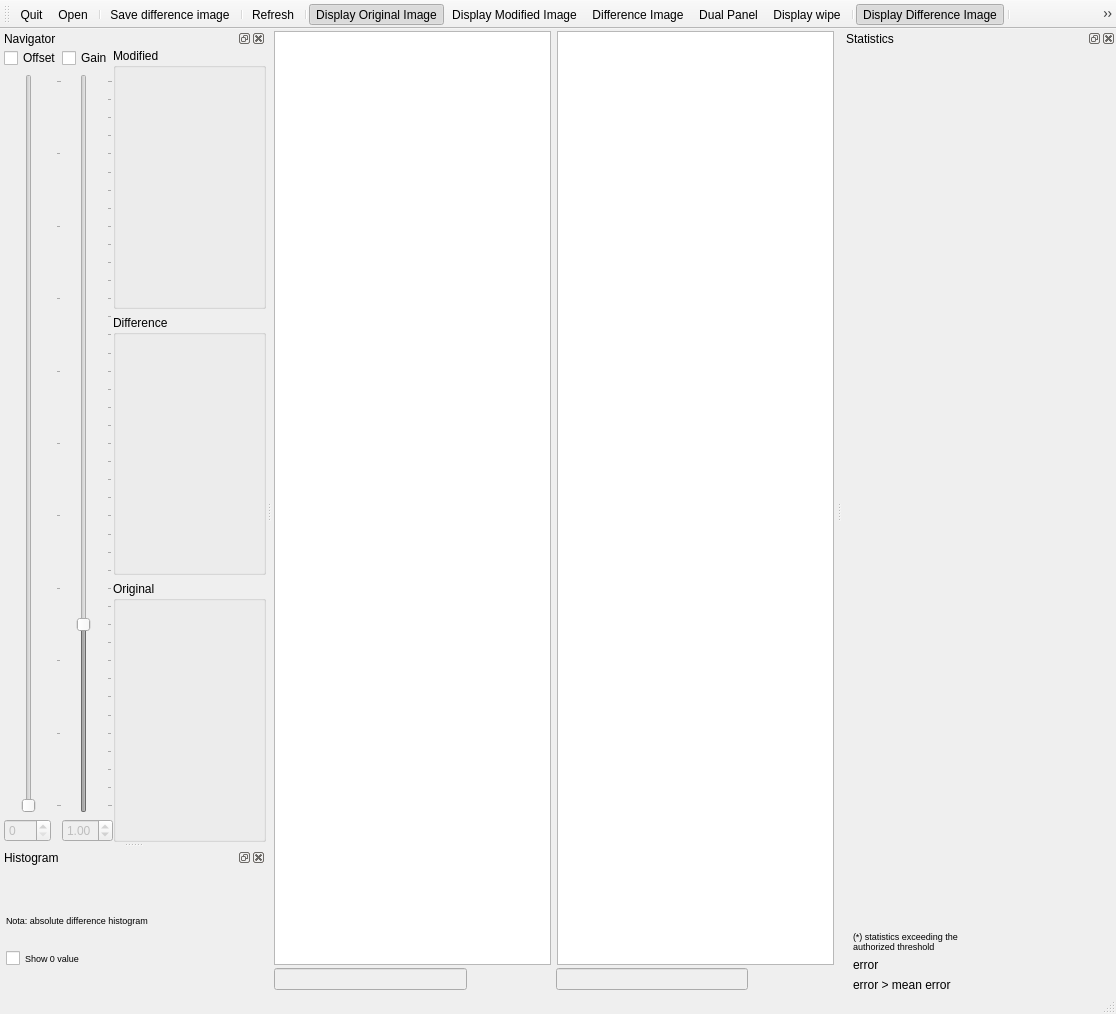
<?xml version="1.0" encoding="UTF-8"?>
<ui version="4.0">
 <class>DiffImgWindowClass</class>
 <widget class="QMainWindow" name="DiffImgWindowClass">
  <property name="geometry">
   <rect>
    <x>0</x>
    <y>0</y>
    <width>1116</width>
    <height>1014</height>
   </rect>
  </property>
  <property name="mouseTracking">
   <bool>false</bool>
  </property>
  <property name="acceptDrops">
   <bool>true</bool>
  </property>
  <property name="windowTitle">
   <string>diffimg</string>
  </property>
  <property name="windowIcon">
   <iconset resource="../res/diffimg.qrc">
    <normaloff>:/diffimg/diffimg.png</normaloff>:/diffimg/diffimg.png</iconset>
  </property>
  <property name="styleSheet">
   <string notr="true"/>
  </property>
  <widget class="QWidget" name="centralWidget">
   <layout class="QVBoxLayout" name="verticalLayout">
    <property name="spacing">
     <number>3</number>
    </property>
    <property name="sizeConstraint">
     <enum>QLayout::SetDefaultConstraint</enum>
    </property>
    <property name="leftMargin">
     <number>1</number>
    </property>
    <property name="topMargin">
     <number>1</number>
    </property>
    <property name="rightMargin">
     <number>1</number>
    </property>
    <property name="bottomMargin">
     <number>1</number>
    </property>
    <item>
     <widget class="QStackedWidget" name="stackedWidget">
      <property name="currentIndex">
       <number>0</number>
      </property>
      <widget class="QWidget" name="pageDual">
       <layout class="QGridLayout" name="gridLayout_2">
        <property name="leftMargin">
         <number>1</number>
        </property>
        <property name="topMargin">
         <number>1</number>
        </property>
        <property name="rightMargin">
         <number>1</number>
        </property>
        <property name="bottomMargin">
         <number>1</number>
        </property>
        <property name="spacing">
         <number>3</number>
        </property>
        <item row="0" column="0" colspan="6">
         <layout class="QHBoxLayout" name="horizontalLayout" stretch="0,0">
          <property name="spacing">
           <number>6</number>
          </property>
          <item>
           <widget class="ImageView" name="graphicsView1">
            <property name="sizePolicy">
             <sizepolicy hsizetype="Expanding" vsizetype="Expanding">
              <horstretch>0</horstretch>
              <verstretch>0</verstretch>
             </sizepolicy>
            </property>
           </widget>
          </item>
          <item>
           <widget class="ImageView" name="graphicsView2">
            <property name="sizePolicy">
             <sizepolicy hsizetype="Expanding" vsizetype="Expanding">
              <horstretch>0</horstretch>
              <verstretch>0</verstretch>
             </sizepolicy>
            </property>
           </widget>
          </item>
         </layout>
        </item>
        <item row="1" column="0">
         <widget class="QLineEdit" name="lineEditComment1">
          <property name="enabled">
           <bool>false</bool>
          </property>
          <property name="toolTip">
           <string>Image comment</string>
          </property>
          <property name="text">
           <string/>
          </property>
         </widget>
        </item>
        <item row="1" column="1">
         <widget class="QPushButton" name="pushButtonValidComment1">
          <property name="enabled">
           <bool>false</bool>
          </property>
          <property name="text">
           <string/>
          </property>
          <property name="icon">
           <iconset resource="../res/diffimg.qrc">
            <normaloff>:/diffimg/check2.png</normaloff>:/diffimg/check2.png</iconset>
          </property>
          <property name="flat">
           <bool>true</bool>
          </property>
         </widget>
        </item>
        <item row="1" column="2">
         <widget class="QPushButton" name="pushButtonClearComment1">
          <property name="toolTip">
           <string>Clear comment</string>
          </property>
          <property name="text">
           <string/>
          </property>
          <property name="icon">
           <iconset resource="../res/diffimg.qrc">
            <normaloff>:/diffimg/delete.png</normaloff>:/diffimg/delete.png</iconset>
          </property>
          <property name="flat">
           <bool>true</bool>
          </property>
         </widget>
        </item>
        <item row="1" column="3">
         <widget class="QLineEdit" name="lineEditComment2">
          <property name="enabled">
           <bool>false</bool>
          </property>
          <property name="toolTip">
           <string>Image comment</string>
          </property>
          <property name="text">
           <string/>
          </property>
         </widget>
        </item>
        <item row="1" column="4">
         <widget class="QPushButton" name="pushButtonValidComment2">
          <property name="enabled">
           <bool>false</bool>
          </property>
          <property name="text">
           <string/>
          </property>
          <property name="icon">
           <iconset resource="../res/diffimg.qrc">
            <normaloff>:/diffimg/check2.png</normaloff>:/diffimg/check2.png</iconset>
          </property>
          <property name="flat">
           <bool>true</bool>
          </property>
         </widget>
        </item>
        <item row="1" column="5">
         <widget class="QPushButton" name="pushButtonClearComment2">
          <property name="toolTip">
           <string>Clear comment</string>
          </property>
          <property name="text">
           <string/>
          </property>
          <property name="icon">
           <iconset resource="../res/diffimg.qrc">
            <normaloff>:/diffimg/delete.png</normaloff>:/diffimg/delete.png</iconset>
          </property>
          <property name="flat">
           <bool>true</bool>
          </property>
         </widget>
        </item>
       </layout>
      </widget>
      <widget class="QWidget" name="pageWipe">
       <layout class="QGridLayout" name="gridLayout_6">
        <property name="leftMargin">
         <number>1</number>
        </property>
        <property name="topMargin">
         <number>1</number>
        </property>
        <property name="rightMargin">
         <number>1</number>
        </property>
        <property name="bottomMargin">
         <number>1</number>
        </property>
        <property name="spacing">
         <number>3</number>
        </property>
        <item row="0" column="1">
         <widget class="ImageView" name="graphicsViewWipe"/>
        </item>
       </layout>
      </widget>
     </widget>
    </item>
   </layout>
  </widget>
  <widget class="QToolBar" name="mainToolBar">
   <property name="windowTitle">
    <string>Main toolbar</string>
   </property>
   <property name="orientation">
    <enum>Qt::Horizontal</enum>
   </property>
   <attribute name="toolBarArea">
    <enum>TopToolBarArea</enum>
   </attribute>
   <attribute name="toolBarBreak">
    <bool>false</bool>
   </attribute>
   <addaction name="actionQuit"/>
   <addaction name="actionOpen"/>
   <addaction name="separator"/>
   <addaction name="actionSaveDifference"/>
   <addaction name="separator"/>
   <addaction name="actionRefresh"/>
   <addaction name="separator"/>
   <addaction name="actionImage1"/>
   <addaction name="actionImage2"/>
   <addaction name="actionDifferenceImage"/>
   <addaction name="actionDualPanel"/>
   <addaction name="actionDisplayWipe"/>
   <addaction name="separator"/>
   <addaction name="actionDifferenceMask"/>
   <addaction name="separator"/>
   <addaction name="actionShowComment"/>
   <addaction name="actionFitToWindow"/>
   <addaction name="actionFullResolution"/>
   <addaction name="actionPrev"/>
   <addaction name="actionNext"/>
   <addaction name="separator"/>
   <addaction name="actionPreferences"/>
   <addaction name="actionAbout"/>
   <addaction name="actionHelp"/>
   <addaction name="separator"/>
   <addaction name="actionShowDocks"/>
  </widget>
  <widget class="QStatusBar" name="statusBar"/>
  <widget class="QDockWidget" name="dockWidgetNavigator">
   <property name="minimumSize">
    <size>
     <width>266</width>
     <height>402</height>
    </size>
   </property>
   <property name="floating">
    <bool>false</bool>
   </property>
   <property name="features">
    <set>QDockWidget::AllDockWidgetFeatures</set>
   </property>
   <property name="windowTitle">
    <string>Navigator</string>
   </property>
   <attribute name="dockWidgetArea">
    <number>1</number>
   </attribute>
   <widget class="QWidget" name="dockWidgetContents">
    <property name="sizePolicy">
     <sizepolicy hsizetype="Preferred" vsizetype="Preferred">
      <horstretch>0</horstretch>
      <verstretch>0</verstretch>
     </sizepolicy>
    </property>
    <layout class="QHBoxLayout" name="horizontalLayout_3">
     <property name="spacing">
      <number>0</number>
     </property>
     <property name="leftMargin">
      <number>4</number>
     </property>
     <property name="topMargin">
      <number>0</number>
     </property>
     <property name="rightMargin">
      <number>0</number>
     </property>
     <property name="bottomMargin">
      <number>0</number>
     </property>
     <item>
      <layout class="QVBoxLayout" name="verticalLayout_3">
       <item>
        <widget class="QCheckBox" name="checkBoxOffset">
         <property name="text">
          <string>Offset</string>
         </property>
        </widget>
       </item>
       <item>
        <widget class="QSlider" name="sliderOffset">
         <property name="enabled">
          <bool>false</bool>
         </property>
         <property name="sizePolicy">
          <sizepolicy hsizetype="Minimum" vsizetype="Expanding">
           <horstretch>0</horstretch>
           <verstretch>0</verstretch>
          </sizepolicy>
         </property>
         <property name="minimum">
          <number>0</number>
         </property>
         <property name="maximum">
          <number>100</number>
         </property>
         <property name="orientation">
          <enum>Qt::Vertical</enum>
         </property>
         <property name="invertedControls">
          <bool>false</bool>
         </property>
         <property name="tickPosition">
          <enum>QSlider::TicksBelow</enum>
         </property>
         <property name="tickInterval">
          <number>10</number>
         </property>
        </widget>
       </item>
       <item>
        <widget class="QDoubleSpinBox" name="doubleSpinBoxOffset">
         <property name="enabled">
          <bool>false</bool>
         </property>
         <property name="sizePolicy">
          <sizepolicy hsizetype="Maximum" vsizetype="Fixed">
           <horstretch>0</horstretch>
           <verstretch>0</verstretch>
          </sizepolicy>
         </property>
         <property name="decimals">
          <number>0</number>
         </property>
         <property name="minimum">
          <double>0.000000000000000</double>
         </property>
         <property name="maximum">
          <double>100.000000000000000</double>
         </property>
         <property name="singleStep">
          <double>1.000000000000000</double>
         </property>
        </widget>
       </item>
      </layout>
     </item>
     <item>
      <layout class="QVBoxLayout" name="verticalLayout_5">
       <item>
        <widget class="QCheckBox" name="checkBoxGain">
         <property name="sizePolicy">
          <sizepolicy hsizetype="Preferred" vsizetype="Fixed">
           <horstretch>0</horstretch>
           <verstretch>0</verstretch>
          </sizepolicy>
         </property>
         <property name="text">
          <string>Gain</string>
         </property>
        </widget>
       </item>
       <item>
        <widget class="QSlider" name="sliderGain">
         <property name="enabled">
          <bool>false</bool>
         </property>
         <property name="sizePolicy">
          <sizepolicy hsizetype="Minimum" vsizetype="Expanding">
           <horstretch>0</horstretch>
           <verstretch>0</verstretch>
          </sizepolicy>
         </property>
         <property name="minimum">
          <number>0</number>
         </property>
         <property name="maximum">
          <number>400</number>
         </property>
         <property name="singleStep">
          <number>1</number>
         </property>
         <property name="value">
          <number>100</number>
         </property>
         <property name="orientation">
          <enum>Qt::Vertical</enum>
         </property>
         <property name="invertedControls">
          <bool>false</bool>
         </property>
         <property name="tickPosition">
          <enum>QSlider::TicksBelow</enum>
         </property>
         <property name="tickInterval">
          <number>10</number>
         </property>
        </widget>
       </item>
       <item>
        <widget class="QDoubleSpinBox" name="doubleSpinBoxGain">
         <property name="enabled">
          <bool>false</bool>
         </property>
         <property name="sizePolicy">
          <sizepolicy hsizetype="Maximum" vsizetype="Fixed">
           <horstretch>0</horstretch>
           <verstretch>0</verstretch>
          </sizepolicy>
         </property>
         <property name="maximum">
          <double>4.000000000000000</double>
         </property>
         <property name="singleStep">
          <double>0.100000000000000</double>
         </property>
         <property name="value">
          <double>1.000000000000000</double>
         </property>
        </widget>
       </item>
      </layout>
     </item>
     <item>
      <layout class="QVBoxLayout" name="verticalLayout_4">
       <item>
        <layout class="QVBoxLayout" name="verticalLayout_2">
         <item>
          <widget class="QGroupBox" name="groupBox_5">
           <property name="sizePolicy">
            <sizepolicy hsizetype="Ignored" vsizetype="Ignored">
             <horstretch>0</horstretch>
             <verstretch>0</verstretch>
            </sizepolicy>
           </property>
           <property name="styleSheet">
            <string notr="true"> QPushButton:flat {
     border: none; /* no border for a flat push button */
 }
</string>
           </property>
           <property name="title">
            <string>Modified</string>
           </property>
           <layout class="QGridLayout" name="gridLayout_5">
            <property name="leftMargin">
             <number>0</number>
            </property>
            <property name="topMargin">
             <number>0</number>
            </property>
            <property name="rightMargin">
             <number>0</number>
            </property>
            <property name="bottomMargin">
             <number>0</number>
            </property>
            <item row="0" column="0">
             <widget class="QPushButton" name="pushButtonFile2">
              <property name="sizePolicy">
               <sizepolicy hsizetype="Preferred" vsizetype="Preferred">
                <horstretch>0</horstretch>
                <verstretch>0</verstretch>
               </sizepolicy>
              </property>
              <property name="text">
               <string/>
              </property>
              <property name="icon">
               <iconset resource="../res/diffimg.qrc">
                <normaloff>:/diffimg/modified.png</normaloff>:/diffimg/modified.png</iconset>
              </property>
              <property name="iconSize">
               <size>
                <width>48</width>
                <height>48</height>
               </size>
              </property>
              <property name="checkable">
               <bool>true</bool>
              </property>
              <property name="flat">
               <bool>true</bool>
              </property>
             </widget>
            </item>
           </layout>
          </widget>
         </item>
         <item>
          <widget class="QGroupBox" name="groupBox">
           <property name="sizePolicy">
            <sizepolicy hsizetype="Ignored" vsizetype="Ignored">
             <horstretch>0</horstretch>
             <verstretch>0</verstretch>
            </sizepolicy>
           </property>
           <property name="styleSheet">
            <string notr="true"> QPushButton:flat {
     border: none; /* no border for a flat push button */
 }
</string>
           </property>
           <property name="title">
            <string>Difference</string>
           </property>
           <property name="checked">
            <bool>false</bool>
           </property>
           <layout class="QGridLayout" name="gridLayout_4">
            <item row="2" column="0">
             <widget class="QPushButton" name="pushButtonDifference">
              <property name="sizePolicy">
               <sizepolicy hsizetype="Preferred" vsizetype="Preferred">
                <horstretch>0</horstretch>
                <verstretch>0</verstretch>
               </sizepolicy>
              </property>
              <property name="text">
               <string/>
              </property>
              <property name="icon">
               <iconset resource="../res/diffimg.qrc">
                <normaloff>:/diffimg/diffimg.png</normaloff>:/diffimg/diffimg.png</iconset>
              </property>
              <property name="iconSize">
               <size>
                <width>48</width>
                <height>48</height>
               </size>
              </property>
              <property name="shortcut">
               <string>Return</string>
              </property>
              <property name="checkable">
               <bool>true</bool>
              </property>
              <property name="flat">
               <bool>true</bool>
              </property>
             </widget>
            </item>
           </layout>
          </widget>
         </item>
         <item>
          <widget class="QGroupBox" name="groupBox_4">
           <property name="sizePolicy">
            <sizepolicy hsizetype="Ignored" vsizetype="Ignored">
             <horstretch>0</horstretch>
             <verstretch>0</verstretch>
            </sizepolicy>
           </property>
           <property name="styleSheet">
            <string notr="true"> QPushButton:flat {
     border: none; /* no border for a flat push button */
 }
</string>
           </property>
           <property name="title">
            <string>Original</string>
           </property>
           <layout class="QGridLayout" name="gridLayout_3">
            <property name="leftMargin">
             <number>0</number>
            </property>
            <property name="topMargin">
             <number>0</number>
            </property>
            <property name="rightMargin">
             <number>0</number>
            </property>
            <property name="bottomMargin">
             <number>0</number>
            </property>
            <item row="0" column="0">
             <widget class="QPushButton" name="pushButtonFile1">
              <property name="sizePolicy">
               <sizepolicy hsizetype="Preferred" vsizetype="Preferred">
                <horstretch>0</horstretch>
                <verstretch>0</verstretch>
               </sizepolicy>
              </property>
              <property name="text">
               <string/>
              </property>
              <property name="icon">
               <iconset resource="../res/diffimg.qrc">
                <normaloff>:/diffimg/original.png</normaloff>:/diffimg/original.png</iconset>
              </property>
              <property name="iconSize">
               <size>
                <width>48</width>
                <height>48</height>
               </size>
              </property>
              <property name="checkable">
               <bool>true</bool>
              </property>
              <property name="flat">
               <bool>true</bool>
              </property>
             </widget>
            </item>
           </layout>
          </widget>
         </item>
        </layout>
       </item>
      </layout>
     </item>
    </layout>
   </widget>
  </widget>
  <widget class="QDockWidget" name="dockWidgetHistogram">
   <property name="styleSheet">
    <string notr="true"/>
   </property>
   <property name="windowTitle">
    <string>Histogram</string>
   </property>
   <attribute name="dockWidgetArea">
    <number>1</number>
   </attribute>
   <widget class="QWidget" name="dockWidgetContents_4">
    <layout class="QGridLayout" name="gridLayout_10">
     <property name="leftMargin">
      <number>6</number>
     </property>
     <property name="topMargin">
      <number>6</number>
     </property>
     <property name="rightMargin">
      <number>6</number>
     </property>
     <property name="bottomMargin">
      <number>6</number>
     </property>
     <item row="1" column="0">
      <widget class="QLabel" name="labelHist">
       <property name="sizePolicy">
        <sizepolicy hsizetype="Preferred" vsizetype="Fixed">
         <horstretch>0</horstretch>
         <verstretch>0</verstretch>
        </sizepolicy>
       </property>
       <property name="font">
        <font>
         <pointsize>7</pointsize>
        </font>
       </property>
       <property name="text">
        <string>Nota: absolute difference histogram</string>
       </property>
      </widget>
     </item>
     <item row="2" column="0">
      <widget class="QCheckBox" name="checkBoxShowHistoZero">
       <property name="font">
        <font>
         <pointsize>7</pointsize>
        </font>
       </property>
       <property name="text">
        <string>Show 0 value</string>
       </property>
      </widget>
     </item>
     <item row="0" column="0">
      <widget class="QwtPlot" name="widgetHisto">
       <property name="sizePolicy">
        <sizepolicy hsizetype="Preferred" vsizetype="Maximum">
         <horstretch>0</horstretch>
         <verstretch>0</verstretch>
        </sizepolicy>
       </property>
      </widget>
     </item>
    </layout>
   </widget>
  </widget>
  <widget class="QDockWidget" name="dockWidgetProperties">
   <property name="sizePolicy">
    <sizepolicy hsizetype="Preferred" vsizetype="Maximum">
     <horstretch>0</horstretch>
     <verstretch>0</verstretch>
    </sizepolicy>
   </property>
   <property name="minimumSize">
    <size>
     <width>274</width>
     <height>241</height>
    </size>
   </property>
   <property name="styleSheet">
    <string notr="true"/>
   </property>
   <property name="floating">
    <bool>true</bool>
   </property>
   <property name="features">
    <set>QDockWidget::AllDockWidgetFeatures</set>
   </property>
   <property name="windowTitle">
    <string>Statistics</string>
   </property>
   <attribute name="dockWidgetArea">
    <number>2</number>
   </attribute>
   <widget class="QWidget" name="dockWidgetContents_3">
    <layout class="QGridLayout" name="gridLayout">
     <property name="topMargin">
      <number>0</number>
     </property>
     <property name="bottomMargin">
      <number>0</number>
     </property>
     <item row="1" column="0" colspan="2">
      <widget class="PropertyWidget" name="widgetProperties" native="true">
       <property name="sizePolicy">
        <sizepolicy hsizetype="Preferred" vsizetype="Expanding">
         <horstretch>0</horstretch>
         <verstretch>0</verstretch>
        </sizepolicy>
       </property>
      </widget>
     </item>
     <item row="4" column="0">
      <widget class="QLabel" name="label_2">
       <property name="sizePolicy">
        <sizepolicy hsizetype="Preferred" vsizetype="Fixed">
         <horstretch>0</horstretch>
         <verstretch>0</verstretch>
        </sizepolicy>
       </property>
       <property name="toolTip">
        <string>red color: pixel with error &lt;= mean error</string>
       </property>
       <property name="text">
        <string>&lt;img src=&quot;:/diffimg/red.png&quot; /&gt; error</string>
       </property>
       <property name="textFormat">
        <enum>Qt::RichText</enum>
       </property>
      </widget>
     </item>
     <item row="5" column="0">
      <widget class="QLabel" name="label">
       <property name="sizePolicy">
        <sizepolicy hsizetype="Preferred" vsizetype="Fixed">
         <horstretch>0</horstretch>
         <verstretch>0</verstretch>
        </sizepolicy>
       </property>
       <property name="toolTip">
        <string>yellow color: pixel with error &gt;mean error</string>
       </property>
       <property name="text">
        <string>&lt;img src=&quot;:/diffimg/yellow.png&quot; /&gt; error &amp;gt; mean error</string>
       </property>
       <property name="textFormat">
        <enum>Qt::RichText</enum>
       </property>
       <property name="scaledContents">
        <bool>false</bool>
       </property>
      </widget>
     </item>
     <item row="0" column="1">
      <widget class="QLabel" name="labelCurrentMetric">
       <property name="sizePolicy">
        <sizepolicy hsizetype="Preferred" vsizetype="Fixed">
         <horstretch>0</horstretch>
         <verstretch>0</verstretch>
        </sizepolicy>
       </property>
       <property name="text">
        <string/>
       </property>
      </widget>
     </item>
     <item row="3" column="0">
      <widget class="QLabel" name="label_17">
       <property name="sizePolicy">
        <sizepolicy hsizetype="Preferred" vsizetype="Fixed">
         <horstretch>0</horstretch>
         <verstretch>0</verstretch>
        </sizepolicy>
       </property>
       <property name="font">
        <font>
         <pointsize>7</pointsize>
        </font>
       </property>
       <property name="text">
        <string>(*) statistics exceeding the authorized threshold</string>
       </property>
       <property name="wordWrap">
        <bool>true</bool>
       </property>
      </widget>
     </item>
     <item row="3" column="1" rowspan="3">
      <widget class="QLabel" name="labelSmiley">
       <property name="sizePolicy">
        <sizepolicy hsizetype="Preferred" vsizetype="Maximum">
         <horstretch>0</horstretch>
         <verstretch>0</verstretch>
        </sizepolicy>
       </property>
       <property name="text">
        <string/>
       </property>
       <property name="pixmap">
        <pixmap resource="../res/diffimg.qrc">:/diffimg/allgood.png</pixmap>
       </property>
       <property name="scaledContents">
        <bool>false</bool>
       </property>
       <property name="alignment">
        <set>Qt::AlignCenter</set>
       </property>
      </widget>
     </item>
    </layout>
   </widget>
  </widget>
  <action name="actionImage1">
   <property name="checkable">
    <bool>true</bool>
   </property>
   <property name="checked">
    <bool>true</bool>
   </property>
   <property name="icon">
    <iconset resource="../res/diffimg.qrc">
     <normaloff>:/diffimg/icon_original.png</normaloff>:/diffimg/icon_original.png</iconset>
   </property>
   <property name="text">
    <string>Display Original Image</string>
   </property>
   <property name="shortcut">
    <string>1</string>
   </property>
  </action>
  <action name="actionImage2">
   <property name="checkable">
    <bool>true</bool>
   </property>
   <property name="icon">
    <iconset resource="../res/diffimg.qrc">
     <normaloff>:/diffimg/icon_modified.png</normaloff>:/diffimg/icon_modified.png</iconset>
   </property>
   <property name="text">
    <string>Display Modified Image</string>
   </property>
   <property name="shortcut">
    <string>2</string>
   </property>
  </action>
  <action name="actionDifferenceMask">
   <property name="checkable">
    <bool>true</bool>
   </property>
   <property name="checked">
    <bool>true</bool>
   </property>
   <property name="enabled">
    <bool>true</bool>
   </property>
   <property name="icon">
    <iconset resource="../res/diffimg.qrc">
     <normaloff>:/diffimg/icon_diff.png</normaloff>:/diffimg/icon_diff.png</iconset>
   </property>
   <property name="text">
    <string>Display Difference Image</string>
   </property>
   <property name="shortcut">
    <string>D</string>
   </property>
  </action>
  <action name="actionQuit">
   <property name="icon">
    <iconset resource="../res/diffimg.qrc">
     <normaloff>:/diffimg/icon_quit.png</normaloff>:/diffimg/icon_quit.png</iconset>
   </property>
   <property name="text">
    <string>Quit</string>
   </property>
   <property name="shortcut">
    <string>Ctrl+Q</string>
   </property>
   <property name="menuRole">
    <enum>QAction::QuitRole</enum>
   </property>
  </action>
  <action name="actionFitToWindow">
   <property name="icon">
    <iconset resource="../res/diffimg.qrc">
     <normaloff>:/diffimg/icon_magfit.png</normaloff>:/diffimg/icon_magfit.png</iconset>
   </property>
   <property name="text">
    <string>Fit to window</string>
   </property>
  </action>
  <action name="actionFullResolution">
   <property name="icon">
    <iconset resource="../res/diffimg.qrc">
     <normaloff>:/diffimg/icon_mag1.png</normaloff>:/diffimg/icon_mag1.png</iconset>
   </property>
   <property name="text">
    <string>Full resolution</string>
   </property>
  </action>
  <action name="actionOpen">
   <property name="icon">
    <iconset resource="../res/diffimg.qrc">
     <normaloff>:/diffimg/icon_open.png</normaloff>:/diffimg/icon_open.png</iconset>
   </property>
   <property name="text">
    <string>Open</string>
   </property>
  </action>
  <action name="actionNext">
   <property name="icon">
    <iconset resource="../res/diffimg.qrc">
     <normaloff>:/diffimg/next.png</normaloff>:/diffimg/next.png</iconset>
   </property>
   <property name="text">
    <string>actionNext</string>
   </property>
   <property name="toolTip">
    <string>Next image</string>
   </property>
   <property name="statusTip">
    <string>Next image</string>
   </property>
   <property name="whatsThis">
    <string>Next image</string>
   </property>
   <property name="shortcut">
    <string>N</string>
   </property>
  </action>
  <action name="actionPrev">
   <property name="icon">
    <iconset resource="../res/diffimg.qrc">
     <normaloff>:/diffimg/prev.png</normaloff>:/diffimg/prev.png</iconset>
   </property>
   <property name="text">
    <string>Prev</string>
   </property>
   <property name="toolTip">
    <string>Previous image</string>
   </property>
   <property name="statusTip">
    <string>Previous image</string>
   </property>
   <property name="whatsThis">
    <string>Previous image</string>
   </property>
   <property name="shortcut">
    <string>P</string>
   </property>
  </action>
  <action name="actionDifferenceImage">
   <property name="checkable">
    <bool>true</bool>
   </property>
   <property name="icon">
    <iconset resource="../res/diffimg.qrc">
     <normaloff>:/diffimg/icon_difference.png</normaloff>:/diffimg/icon_difference.png</iconset>
   </property>
   <property name="text">
    <string>Difference Image</string>
   </property>
   <property name="shortcut">
    <string>3</string>
   </property>
  </action>
  <action name="actionDualPanel">
   <property name="checkable">
    <bool>true</bool>
   </property>
   <property name="checked">
    <bool>false</bool>
   </property>
   <property name="enabled">
    <bool>true</bool>
   </property>
   <property name="icon">
    <iconset resource="../res/diffimg.qrc">
     <normaloff>:/diffimg/window_split_hor.png</normaloff>:/diffimg/window_split_hor.png</iconset>
   </property>
   <property name="text">
    <string>Dual Panel</string>
   </property>
   <property name="shortcut">
    <string>Ctrl+D</string>
   </property>
  </action>
  <action name="actionAbout">
   <property name="icon">
    <iconset resource="../res/diffimg.qrc">
     <normaloff>:/diffimg/about.png</normaloff>:/diffimg/about.png</iconset>
   </property>
   <property name="text">
    <string>About</string>
   </property>
  </action>
  <action name="actionPreferences">
   <property name="icon">
    <iconset resource="../res/diffimg.qrc">
     <normaloff>:/diffimg/preferences.png</normaloff>:/diffimg/preferences.png</iconset>
   </property>
   <property name="text">
    <string>Preferences</string>
   </property>
  </action>
  <action name="actionRefresh">
   <property name="icon">
    <iconset resource="../res/diffimg.qrc">
     <normaloff>:/diffimg/refresh.png</normaloff>:/diffimg/refresh.png</iconset>
   </property>
   <property name="text">
    <string>Refresh</string>
   </property>
   <property name="shortcut">
    <string>R</string>
   </property>
  </action>
  <action name="actionHelp">
   <property name="icon">
    <iconset resource="../res/diffimg.qrc">
     <normaloff>:/diffimg/help.png</normaloff>:/diffimg/help.png</iconset>
   </property>
   <property name="text">
    <string>Help</string>
   </property>
   <property name="toolTip">
    <string>Online help</string>
   </property>
   <property name="shortcut">
    <string>F1</string>
   </property>
  </action>
  <action name="actionSaveDifference">
   <property name="icon">
    <iconset resource="../res/diffimg.qrc">
     <normaloff>:/diffimg/save.png</normaloff>:/diffimg/save.png</iconset>
   </property>
   <property name="text">
    <string>Save difference image</string>
   </property>
   <property name="toolTip">
    <string>Save difference image</string>
   </property>
  </action>
  <action name="actionShowComment">
   <property name="checkable">
    <bool>true</bool>
   </property>
   <property name="icon">
    <iconset resource="../res/diffimg.qrc">
     <normaloff>:/diffimg/comment.png</normaloff>:/diffimg/comment.png</iconset>
   </property>
   <property name="text">
    <string>Show comment</string>
   </property>
  </action>
  <action name="actionDisplayWipe">
   <property name="checkable">
    <bool>true</bool>
   </property>
   <property name="icon">
    <iconset resource="../res/diffimg.qrc">
     <normaloff>:/diffimg/wipe_effect.png</normaloff>:/diffimg/wipe_effect.png</iconset>
   </property>
   <property name="text">
    <string>Display wipe</string>
   </property>
   <property name="toolTip">
    <string>Activate wipe effect (right click and move mouse over image)</string>
   </property>
  </action>
  <action name="actionShowDocks">
   <property name="icon">
    <iconset resource="../res/diffimg.qrc">
     <normaloff>:/diffimg/bad.png</normaloff>:/diffimg/bad.png</iconset>
   </property>
   <property name="text">
    <string>actionShowDocks</string>
   </property>
   <property name="toolTip">
    <string>Re-show all closed dock windows</string>
   </property>
  </action>
 </widget>
 <layoutdefault spacing="6" margin="11"/>
 <customwidgets>
  <customwidget>
   <class>QwtPlot</class>
   <extends>QFrame</extends>
   <header>qwt_plot.h</header>
   <container>1</container>
  </customwidget>
  <customwidget>
   <class>PropertyWidget</class>
   <extends>QWidget</extends>
   <header>PropertyWidget.h</header>
   <container>1</container>
  </customwidget>
  <customwidget>
   <class>ImageView</class>
   <extends>QGraphicsView</extends>
   <header>ImageView.h</header>
  </customwidget>
 </customwidgets>
 <resources>
  <include location="../res/diffimg.qrc"/>
 </resources>
 <connections>
  <connection>
   <sender>checkBoxGain</sender>
   <signal>toggled(bool)</signal>
   <receiver>sliderGain</receiver>
   <slot>setEnabled(bool)</slot>
   <hints>
    <hint type="sourcelabel">
     <x>44</x>
     <y>511</y>
    </hint>
    <hint type="destinationlabel">
     <x>94</x>
     <y>512</y>
    </hint>
   </hints>
  </connection>
  <connection>
   <sender>checkBoxGain</sender>
   <signal>toggled(bool)</signal>
   <receiver>doubleSpinBoxGain</receiver>
   <slot>setEnabled(bool)</slot>
   <hints>
    <hint type="sourcelabel">
     <x>36</x>
     <y>510</y>
    </hint>
    <hint type="destinationlabel">
     <x>178</x>
     <y>513</y>
    </hint>
   </hints>
  </connection>
  <connection>
   <sender>checkBoxOffset</sender>
   <signal>toggled(bool)</signal>
   <receiver>sliderOffset</receiver>
   <slot>setEnabled(bool)</slot>
   <hints>
    <hint type="sourcelabel">
     <x>31</x>
     <y>540</y>
    </hint>
    <hint type="destinationlabel">
     <x>101</x>
     <y>541</y>
    </hint>
   </hints>
  </connection>
  <connection>
   <sender>checkBoxOffset</sender>
   <signal>toggled(bool)</signal>
   <receiver>doubleSpinBoxOffset</receiver>
   <slot>setEnabled(bool)</slot>
   <hints>
    <hint type="sourcelabel">
     <x>36</x>
     <y>540</y>
    </hint>
    <hint type="destinationlabel">
     <x>182</x>
     <y>545</y>
    </hint>
   </hints>
  </connection>
 </connections>
</ui>
